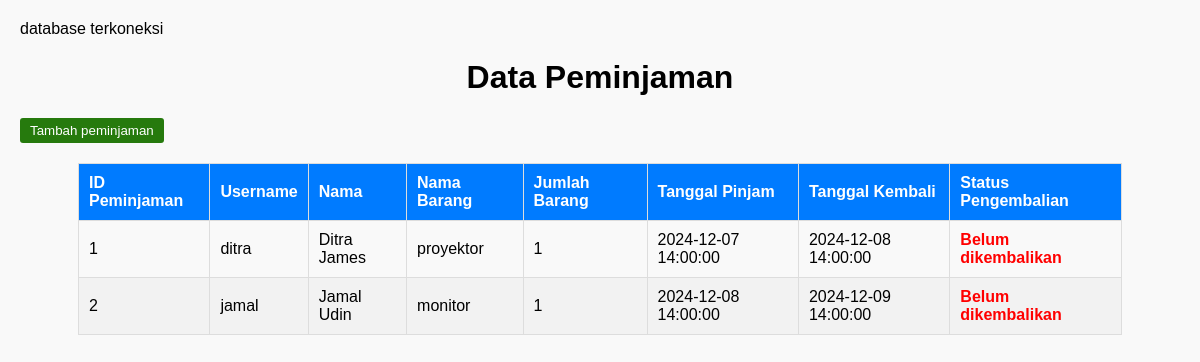
Screenshot of /peminjaman.php with the database file from the repository.
### tables this page shows
CREATE TABLE `meminjam` (
  `id_peminjaman` int(11) NOT NULL,
  `username` varchar(50) NOT NULL,
  `nama` varchar(255) NOT NULL,
  `nama_barang` varchar(100) NOT NULL,
  `jml_barang` int(10) NOT NULL,
  `tanggal_pinjam` datetime NOT NULL,
  `tanggal_kembali` datetime NOT NULL,
  `status_pengembalian` enum('dikembalikan','belum dikembalikan') NOT NULL DEFAULT 'belum dikembalikan'
);

### peminjaman.php (the view, shortened to what this page needs)
<?php
include 'config.php';
$sql = "SELECT * FROM meminjam";
$result = $conn->query($sql);
?>
<!DOCTYPE html>
<html lang="en">
<head>
    <link rel="stylesheet" href="css/peminjaman.css">
</head>
<body>
    <h1>Data Peminjaman</h1>
    <button class='btn-tambah' onclick="location.href='tambah_peminjaman.php'">Tambah peminjaman</button>
    <table>
        <thead>
            <tr>
                <th>ID Peminjaman</th>
                <th>Username</th>
                <th>Nama</th>
                <th>Nama Barang</th>
                <th>Jumlah Barang</th>
                <th>Tanggal Pinjam</th>
                <th>Tanggal Kembali</th>
                <th>Status Pengembalian</th>
            </tr>
        </thead>
        <tbody>
            <?php
            if ($result->num_rows > 0) {
                while ($row = $result->fetch_assoc()) {
                    echo "<tr>";
                    echo "<td>" . $row['id_peminjaman'] . "</td>";
                    echo "<td>" . $row['username'] . "</td>";
                    echo "<td>" . $row['nama'] . "</td>";
                    echo "<td>" . $row['nama_barang'] . "</td>";
                    echo "<td>" . $row['jml_barang'] . "</td>";
                    echo "<td>" . $row['tanggal_pinjam'] . "</td>";
                    echo "<td>" . $row['tanggal_kembali'] . "</td>";
                    echo "<td class='" .
                        ($row['status_pengembalian'] === 'dikembalikan' ? 'status-dikembalikan' : 'status-belum-dikembalikan') . "'>" .
                        ucfirst($row['status_pengembalian']) . "</td>";
                    echo "</tr>";
                }
            } else {
                echo "<tr><td colspan='8'>Tidak ada data peminjaman</td></tr>";
            }
            ?>
        </tbody>
    </table>
</body>
</html>

### css/peminjaman.css (style rules this page uses)
body { font-family: Arial, sans-serif; margin: 20px; background-color: #f9f9f9; }
h1 { text-align: center; }
table { width: 90%; margin: 20px auto; border-collapse: collapse; border: 1px solid #ddd; }
th, td { padding: 10px; text-align: left; border: 1px solid #ddd; }
th { background-color: #007bff; color: white; }
tr:nth-child(even) { background-color: #f2f2f2; }
.status-belum-dikembalikan { color: red; font-weight: bold; }
.btn-tambah { background-color: rgb(38, 122, 13); color: white; border: none; padding: 5px 10px; border-radius: 3px; cursor: pointer; }

### rows the page displays
meminjam: id_peminjaman "1", username "ditra", nama "Ditra James", nama_barang "proyektor", jml_barang "1", tanggal_pinjam "2024-12-07 14:00:00", tanggal_kembali "2024-12-08 14:00:00", status_pengembalian "Belum dikembalikan"
meminjam: id_peminjaman "2", username "jamal", nama "Jamal Udin", nama_barang "monitor", jml_barang "1", tanggal_pinjam "2024-12-08 14:00:00", tanggal_kembali "2024-12-09 14:00:00", status_pengembalian "Belum dikembalikan"
